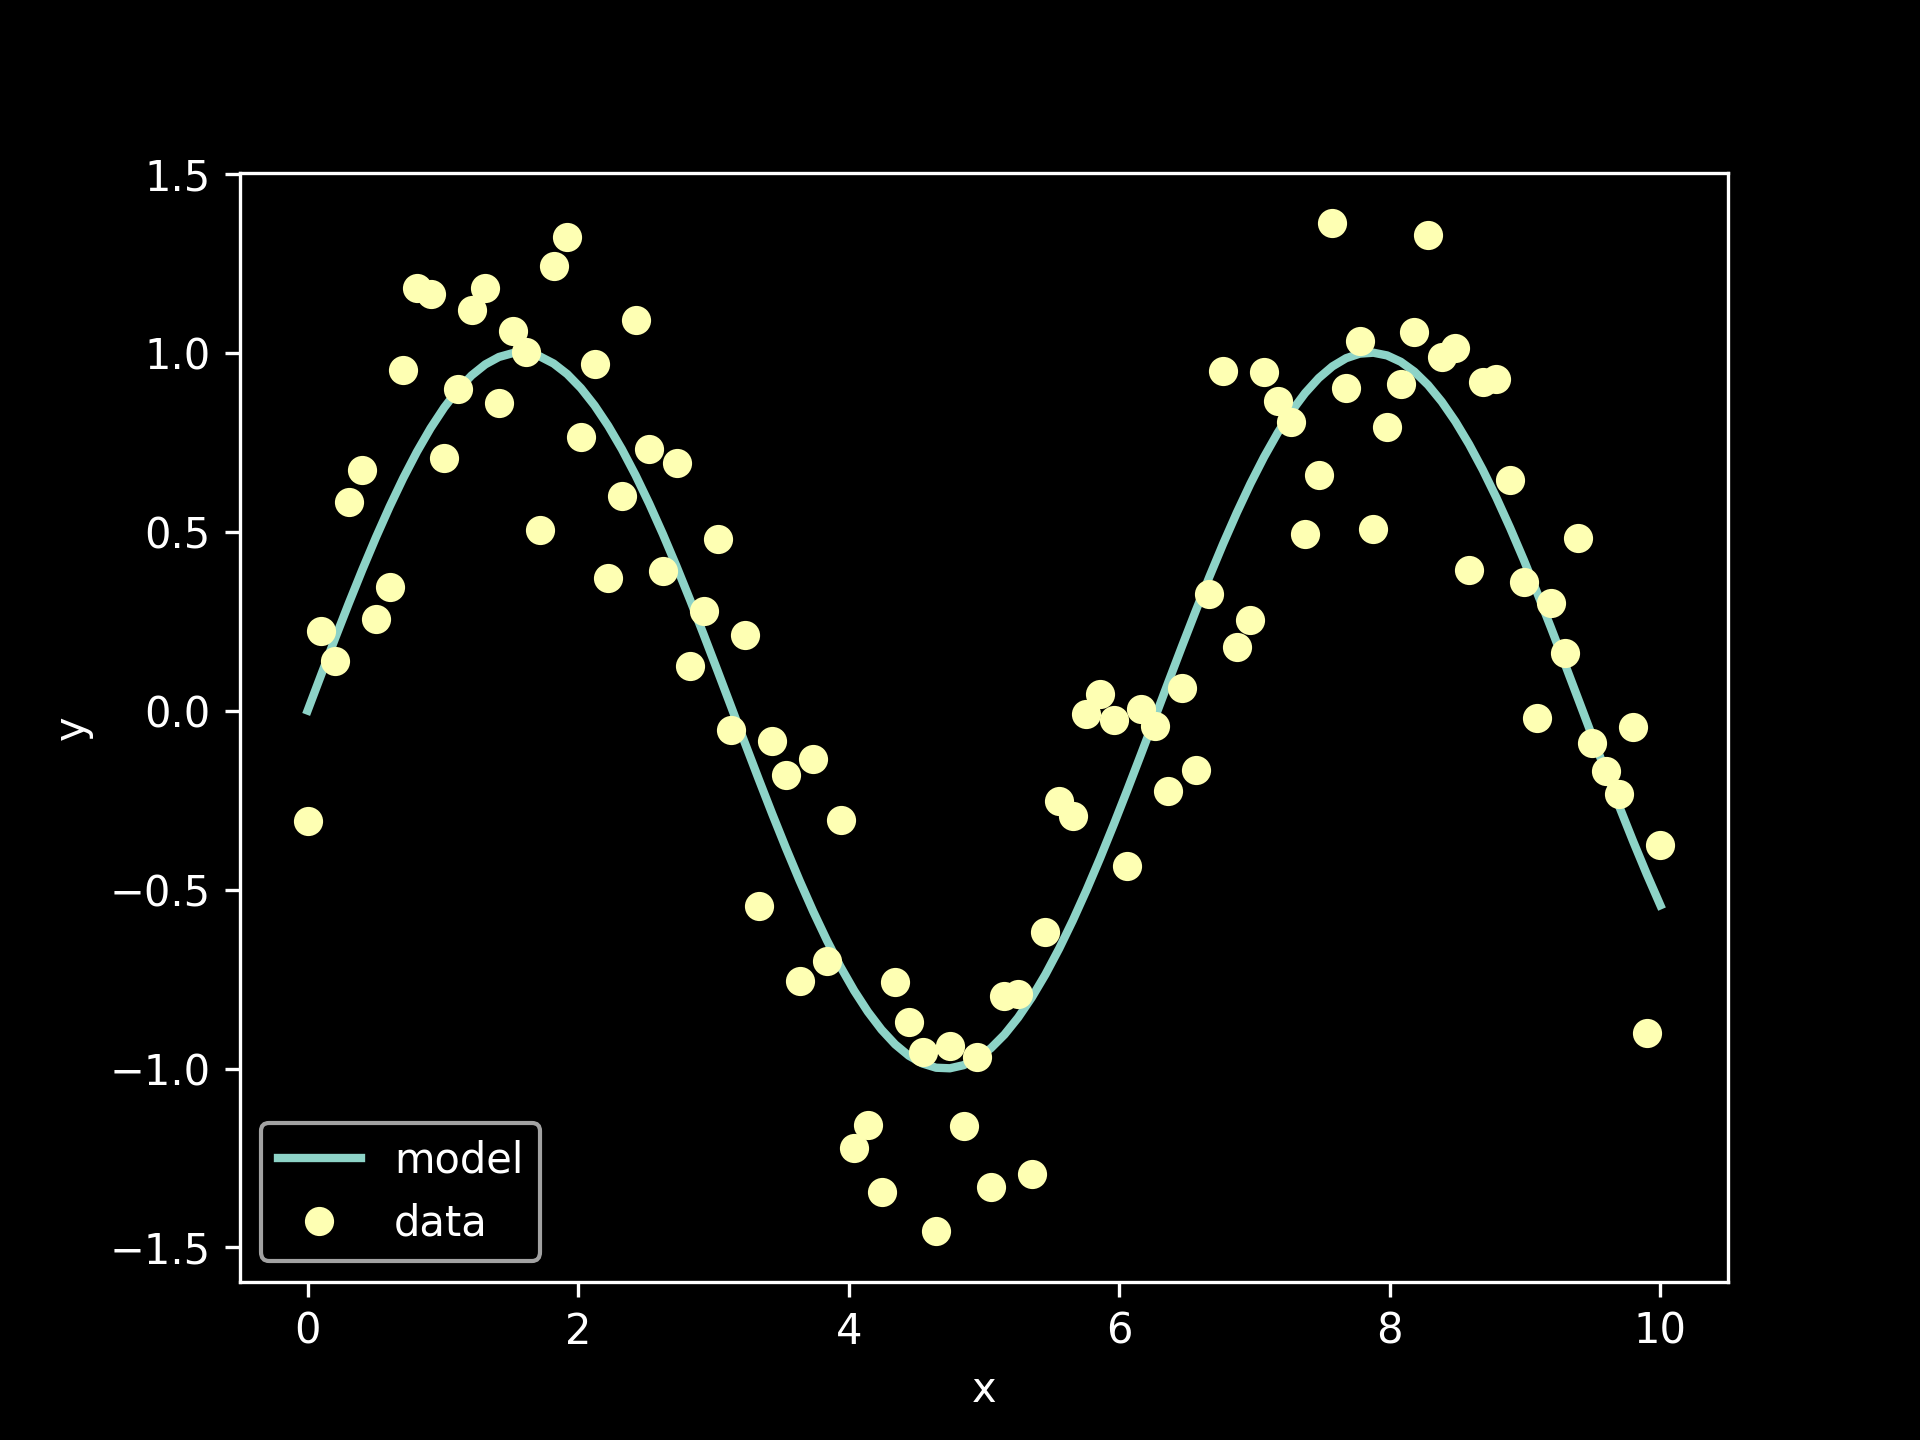

Recreate this plot in Python.
import numpy as np
from sklearn import metrics

# Set random seed
np.random.seed(1234)

x1 = 0.0
x2 = 10.0
Npoints = 100

x = np.linspace(x1,x2,Npoints)

y_true = np.sin(x) + np.random.rand(Npoints) - 0.5

y_pred = np.sin(x)

import matplotlib.pyplot as plt
#plt.style.use('ggplot')
plt.style.use('dark_background')

plt.clf()
plt.plot(x, y_pred, linewidth=2, label='model')
plt.plot( x, y_true, 'o', label='data')
plt.xlabel('x')
plt.ylabel('y')
plt.legend(loc='lower left')

plt.savefig('02_scoring_regressors.png', dpi=300)

# mean-squeared error
mse = metrics.mean_squared_error(y_true, y_pred)

# fraction of variance unexplained
fvu = metrics.explained_variance_score(y_true, y_pred)

# R2 or coefficient of determination
r2 = metrics.r2_score(y_true, y_pred)

print("mse = %18.10f" % mse)
print("fvu = %18.10f" % fvu)
print("r2  = %18.10f" % r2)
